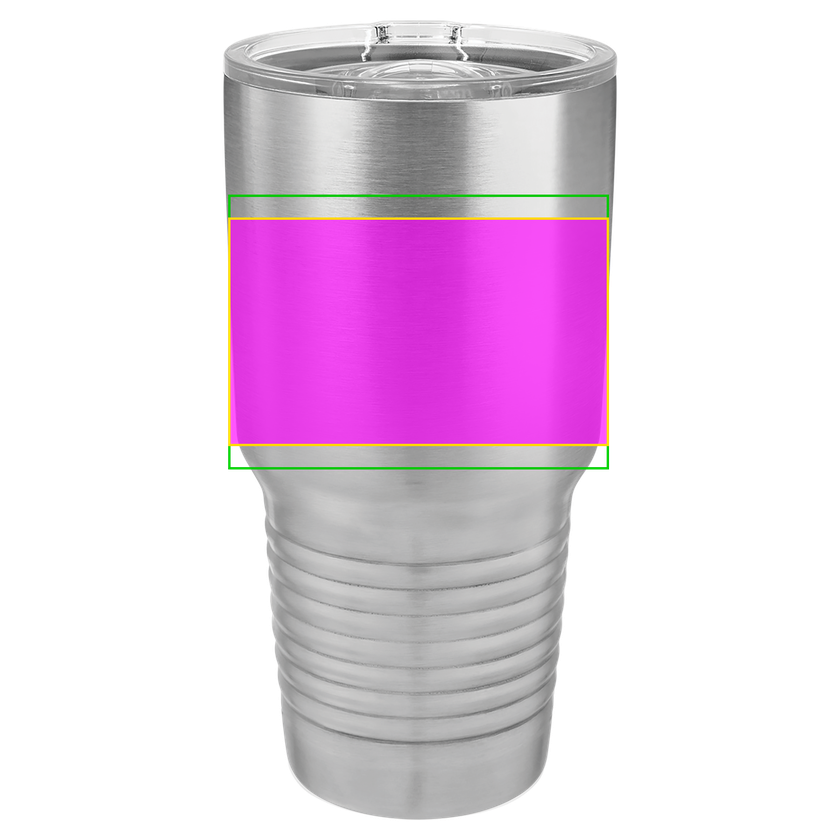
#> input picture proofs/DIAG.png, 840 x 840 px, shrunk from 1800 x 1800 before the run
$ python soften_texture.py --inp ../proofs/DIAG.png --out out.png
#> lines starting #> are read from the running program, lines starting #| are printed output that depends on the picture
from PIL import Image, ImageEnhance, ImageFilter
import argparse
ap = argparse.ArgumentParser()
ap.add_argument('--inp', required=True)
ap.add_argument('--out', required=True)
ap.add_argument('--contrast', type=float, default=0.8)   # <1.0 = softer
ap.add_argument('--brightness', type=float, default=1.05) # >1.0 = lighter
ap.add_argument('--blur', type=float, default=0.7)        # small Gaussian
args = ap.parse_args()

img = Image.open(args.inp).convert('RGB')
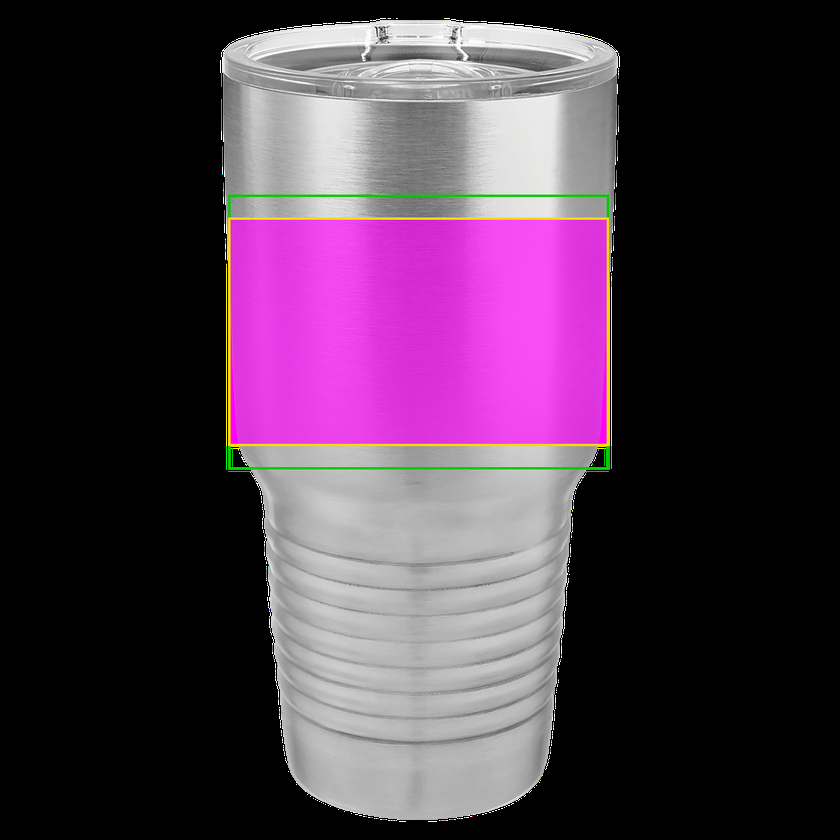
#> img: PIL image 840x840 RGB; mean R, G, B 74, 54, 72.7
if args.blur>0: img = img.filter(ImageFilter.GaussianBlur(args.blur))
img = ImageEnhance.Contrast(img).enhance(args.contrast)
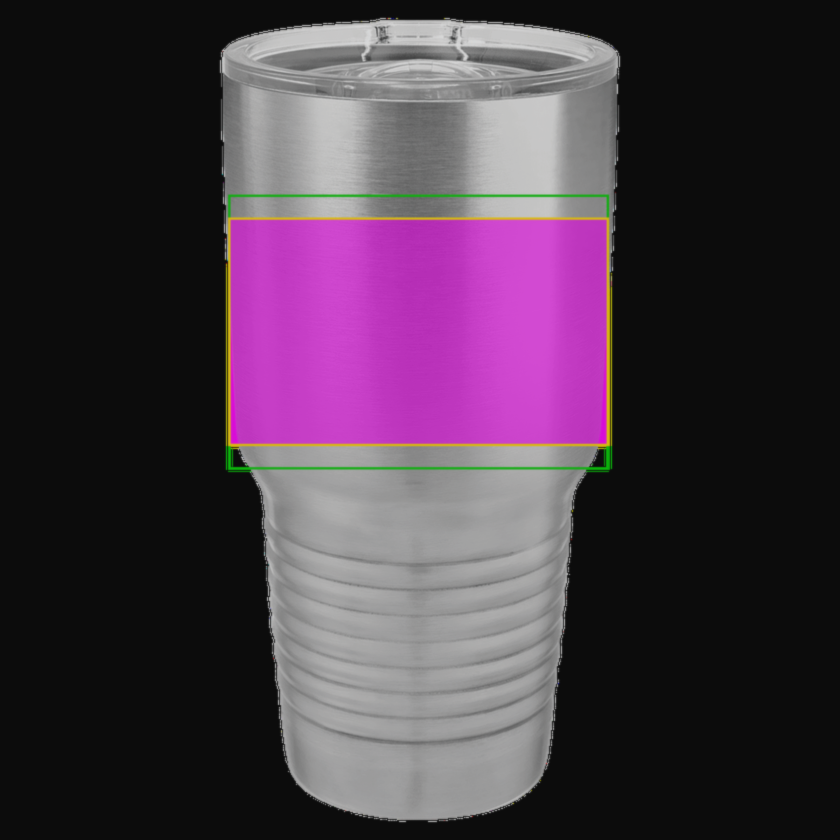
#> img: PIL image 840x840 RGB; mean R, G, B 71.2, 55.2, 70.2
img = ImageEnhance.Brightness(img).enhance(args.brightness)
img.save(args.out, quality=95)
print('Wrote', args.out)
